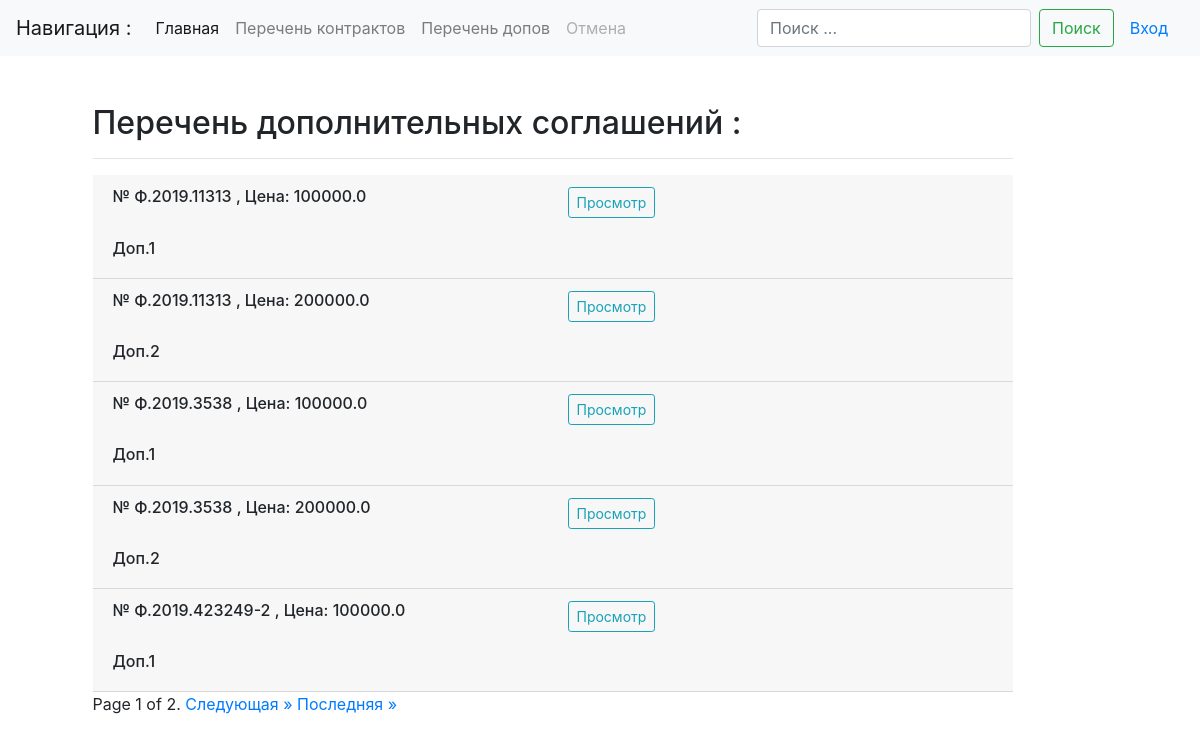
The app's page /dops/, older data.
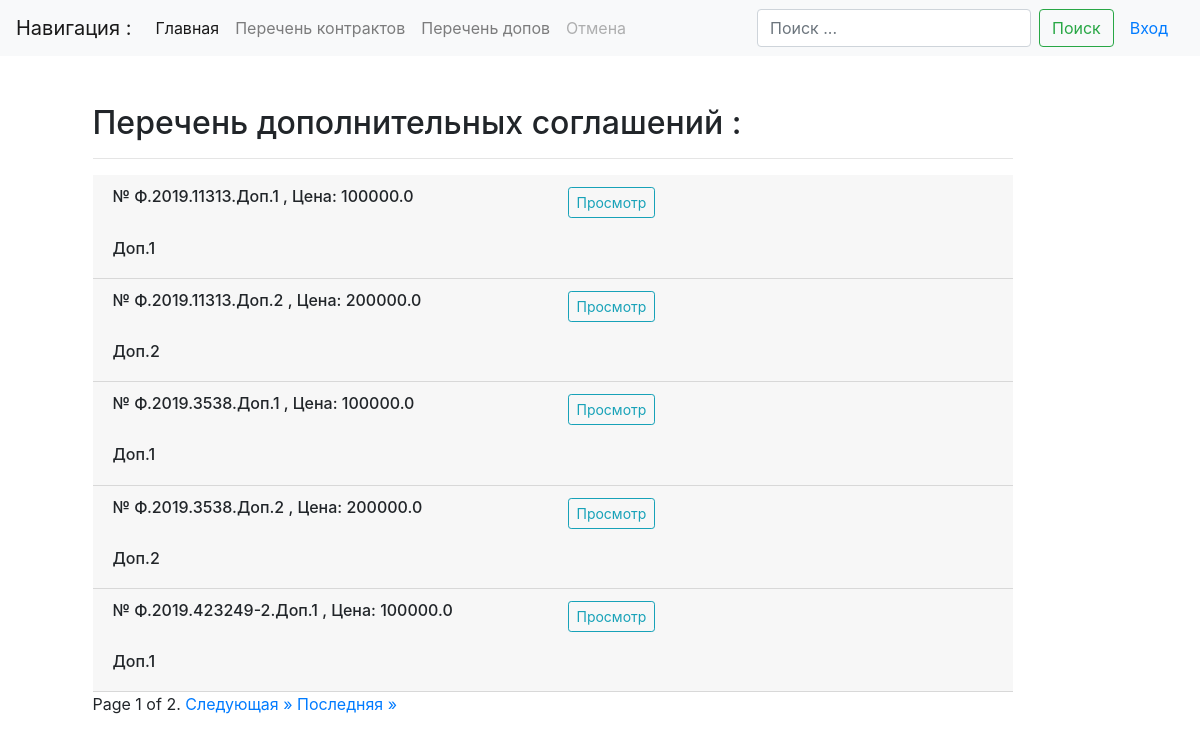
The same page, newer data.
### main/models.py (models this page shows, shortened)
class Reestr(models.Model):
    num_izv = models.CharField(max_length=20, db_index=True, verbose_name='Номер извещения', default='-')
    nc_contract = models.CharField(max_length=30, db_index=True, verbose_name='Номер карточки контракта',
                                   default='-')
    num_contract = models.CharField(max_length=20, db_index=True, verbose_name='Номер контракта', default='-')
    name_object = models.CharField(max_length=500, db_index=True, verbose_name='Наименование объекта закупки',
                                   default='-')
    type_doc = models.ForeignKey(TypeDoc, on_delete=models.DO_NOTHING, verbose_name='Документ', default='-')
    y_contract = models.CharField(max_length=4, verbose_name='Год ввода', default='1970')
    nmck = models.FloatField(max_length=50, verbose_name='НМЦ')
    c_contract = models.FloatField(max_length=50, verbose_name='Цена контракта')
    econom = models.FloatField(max_length=50, verbose_name='Экономия')
    proc_econom = models.FloatField(max_length=6, verbose_name='Процент экономии')
    ini_contract = models.ForeignKey(Initiator, on_delete=models.DO_NOTHING, verbose_name='Инициатор', default='-')
    uch_contract = models.CharField(max_length=200, db_index=True, verbose_name='Участник', default='-')
    in_contract = models.CharField(max_length=10, null=True, verbose_name='Дата подписания контракта')
    in_work = models.CharField(max_length=10, null=True, verbose_name='Дата начала работ')
    out_work = models.CharField(max_length=10, null=True, verbose_name='Дата окончания работ')
    stat_contract = models.ForeignKey(Status_Contract, on_delete=models.DO_NOTHING, verbose_name='Статус', default='-')
    work_contract = models.BooleanField('В работе')
    failures = models.BooleanField('Срыв сроков')
    executed = models.BooleanField('Исполнен')
    data_stamp = models.DateTimeField(auto_now_add=True)
    class Meta:
        verbose_name = "Госконтракт"
        verbose_name_plural = "Госконтракты"
        ordering = ('y_contract', 'num_contract',)  # сортировка

### main/views.py (the view)
# urls.py: path('dops/', DopSListView.as_view(), name='dop-list'),
class DopSListView(ListView):
    model = Reestr
    queryset = Reestr.objects.all().filter(work_contract=True, type_doc=2)
    template_name = 'main/dop_list.html'
    paginate_by = 5

### templates/main/dop_list.html (shortened to what this page needs)
{% extends "base.html" %}
{% block content %}
<h2 class="mb-3">Перечень дополнительных соглашений :</h2><hr>
    {% for contract in reestr_list %}
        <div class="card-header">
            <div class="row">
                <div class="col-md-6" >
                    <h6> № {{ contract.num_contract }}  ,  Цена: {{ contract.c_contract}}</h6><br>
                    <h6> {{ contract.name_object }} </h6>
                </div>
                {% if user.is_authenticated %}
                    <div class="col-md-2"><a href="{% url 'dop-detail' contract.id %}" class="btn btn-sm btn-outline-info my-2 my-sm-0" role="group" aria-disabled="true">Просмотр</a></div>
                    <div class="col-md-2"><a href="{% url 'dop-pdf-view' contract.id %}" class="btn btn-sm btn-outline-info my-2 my-sm-0" role="group" aria-disabled="true">ПДФ</a></div>
                    <div class="col-md-2"><a href="{% url 'contract-update' contract.id %}" class="btn btn-sm btn-outline-danger my-2 my-sm-0" role="group" aria-disabled="true">Изменить</a></div>
                {% else %}
                    <div class="col-md-2"><a href="{% url 'dop-detail' contract.id %}" class="btn btn-sm btn-outline-info my-2 my-sm-0" role="group" aria-disabled="true">Просмотр</a></div>
                    <div class="col-md-2"></div>
                {% endif %}
            </div>
        </div>
    {% empty %}
        <h1>Список пуст!</h1>
    {% endfor %}
            {% block pagination %}
    {% if is_paginated %}
        <div class="pagination">
            <span class="step-links">
                <span class="current">
                    Page {{ page_obj.number }} of {{ paginator.num_pages }}.
                </span>
            {% if page_obj.has_next %}
                <a href="?page={{ page_obj.next_page_number }}">Следующая &raquo;</a>
                <a href="?page={{ page_obj.paginator.num_pages }}">Последняя &raquo;</a>
            {% endif %}
            </span>
        </div>
    {% endif %}
    {% endblock pagination%}
{% endblock content %}

### templates/base.html (shortened to what this page needs)
<!DOCTYPE html>
<html lang="ru">
<head>
    <link href="https://stackpath.bootstrapcdn.com/bootstrap/4.3.1/css/bootstrap.min.css" rel="stylesheet">
</head>
<body>
    <nav class="navbar navbar-expand-lg navbar-light bg-light">
      <a class="navbar-brand" href="#">Навигация :</a>
      <div class="collapse navbar-collapse" id="navbarTogglerDemo03">
        <ul class="navbar-nav mr-auto mt-2 mt-lg-0">
          <li class="nav-item active">
            <a class="nav-link" href="{% url 'index' %}">Главная<span class="sr-only">(current)</span></a>
          </li>
          <li class="nav-item">
            <a class="nav-link" href="{% url 'contract-list' %}">Перечень контрактов</a>
          </li>
          <li class="nav-item">
            <a class="nav-link" href="{% url 'dop-list' %}">Перечень допов</a>
          </li>
          <li class="nav-item">
            <a class="nav-link disabled" href="#" tabindex="-1" aria-disabled="true">Отмена </a>
          </li>
        </ul>
        <form class="form-inline my-2 my-lg-0">
          <input class="form-control mr-sm-2" type="search" placeholder="Поиск ..." aria-label="Search">
          <button class="btn btn-outline-success my-2 my-sm-0" type="submit">Поиск</button>
        </form>
        {% if user.is_authenticated %}
            {% comment %}<a class="nav-item nav-link" href="{% url "profile" %}">Профиль {{ user.username }}</a>{% endcomment %}
            <a class="nav-item nav-link" href="{% url 'logout' %}">Выход</a>
        {% else %}
            <a class="nav-item nav-link" href="{% url 'login' %}">Вход</a>
        {% endif %}
      </div>
    </nav>
    <div class="container mt-5">
        <div class="row justify-content-lg-center">
            <div class="col-lg-10">
                {% block content %}{% endblock %}
            </div>
            <div class="col-lg-1">
            </div>
        </div>
    </div>
</body>
</html>

Row changes from the older to the newer data that the page shows:
changed Reestr: num_contract "Ф.2019.11313" → "Ф.2019.11313.Доп.1"
changed Reestr: num_contract "Ф.2019.11313" → "Ф.2019.11313.Доп.2"
changed Reestr: num_contract "Ф.2019.3538" → "Ф.2019.3538.Доп.1"
changed Reestr: num_contract "Ф.2019.3538" → "Ф.2019.3538.Доп.2"
changed Reestr: num_contract "Ф.2019.423249-2" → "Ф.2019.423249-2.Доп.1"
